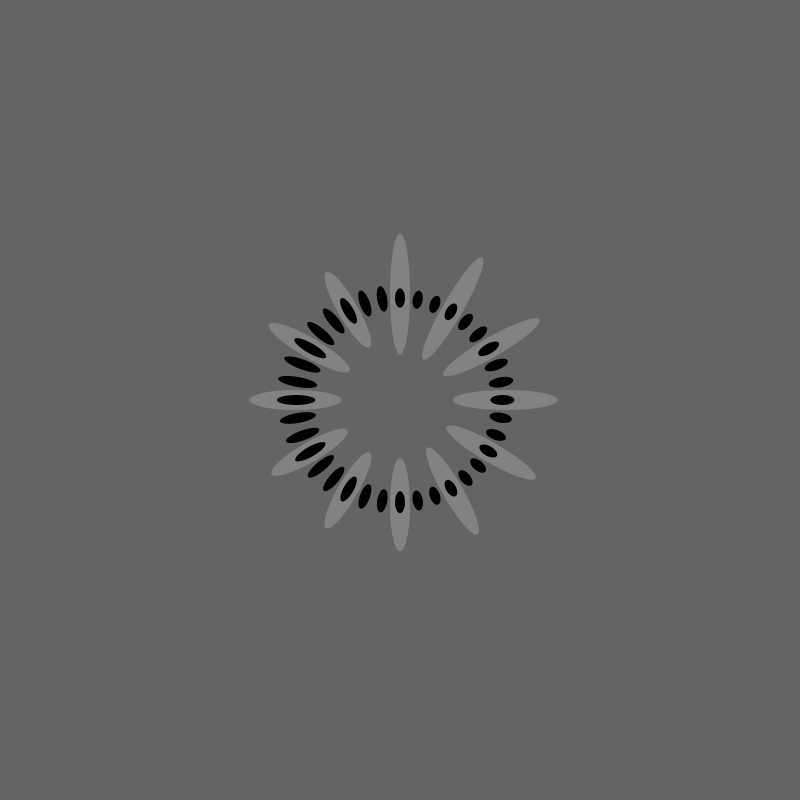
Frame 1 (no input)
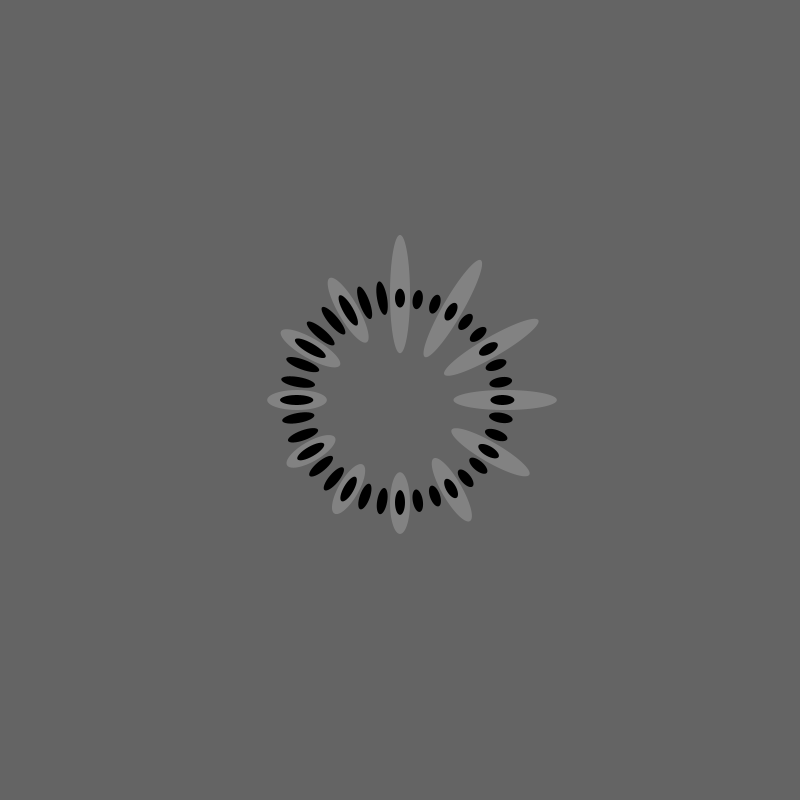
Frame 60 (the mouse pressed at the canvas centre just before this capture)
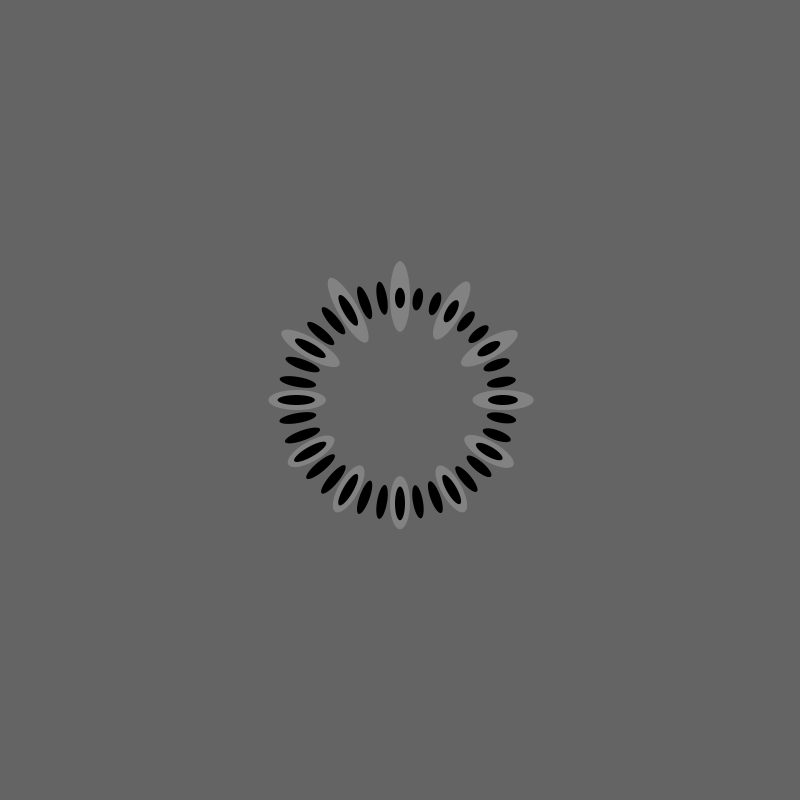
Frame 120 (the mouse held since frame 60 and released just before this capture)

The Processing sketch that drew these frames (run headless with seeded random() and noise(); from frame 60 on, the mouse is pressed at the canvas centre):

// Processing sketch: PerlinCirc_flat
// ── PerlinCirc_flat.pde

int i = 0;
int j = 0;
float t = 0;

void setup() {
  size(800,800);

  smooth();
 frameRate(10);
  noStroke();
  fill(0);  
  ellipseMode(CENTER); 
  
  
  
}

void draw() {
  background(100);
  
    for(j = 0; j < 360; j+=30) {
  pushMatrix();
       float y = noise(t);
       y = map(y,0,1,0,10);
       t = t + .05;
    translate(400,400);
    rotate(radians(j));
    fill(255,50);
    ellipse(0,-100 + -y, 20, 20 * y);
    popMatrix();
}
  
  
  
  for(i = 0; i < 360; i+=10) {
  pushMatrix();
       float y = noise(t);
       y = map(y,0,1,0,5);
       t = t + .05;
    translate(400,400);
    rotate(radians(i));
    fill(0);
    ellipse(0,-100 + -y, 10, 10 * y);
    popMatrix();
}


}
